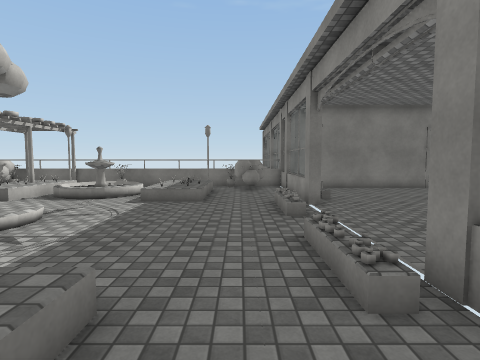
[1] (above)

16 first-person views from a walk through a 3-D level made in the Unity game engine. The camera is 1.5 m above the floor, tilts 4° down and sees 80° across. The floor is counted in squares, 1 m on a side. Each view is taken from the middle of a square. On the plan, view 1 faces up. The plan holds only what a view shows up to about 14 squares ahead; the rest is blank. The place goes on beyond the plan. Door leaves are left out, so doorways stand open. Surface patterns are stand-ins for the level's own textures.

[2]
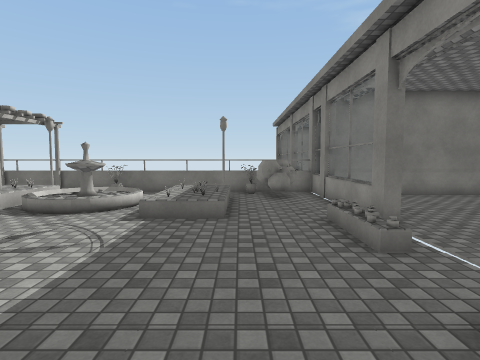

[3]
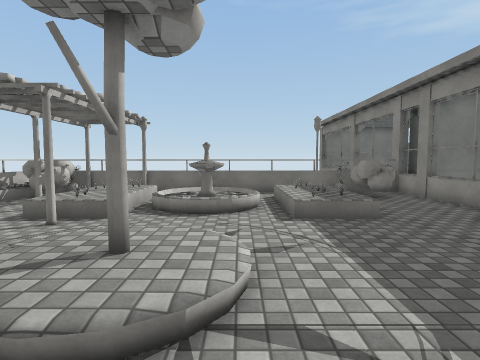

[4]
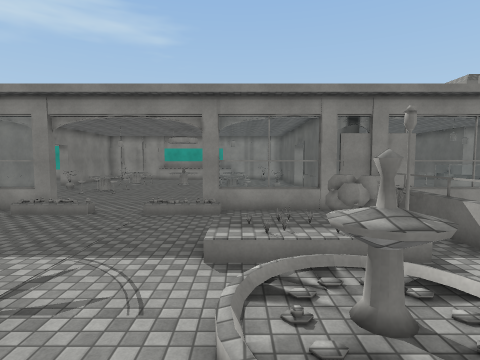

[5]
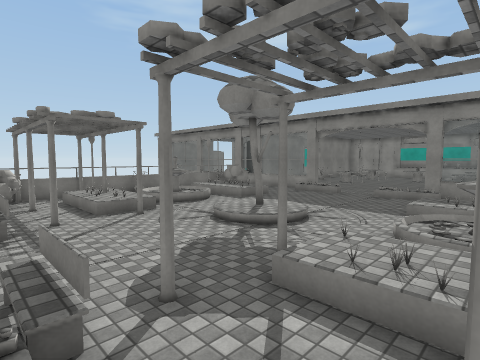

[6]
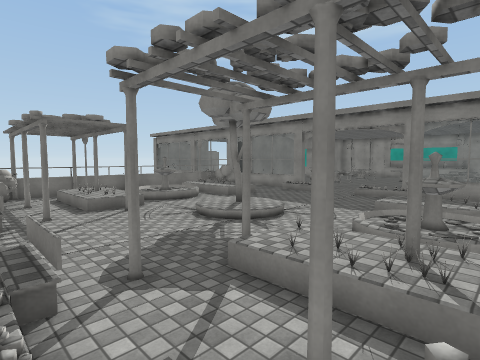

[7]
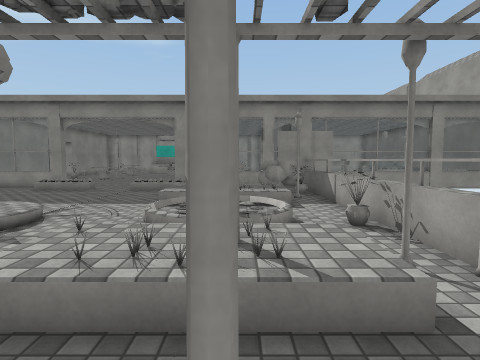

[8]
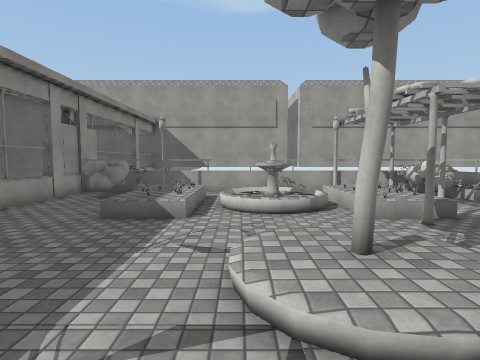

[9]
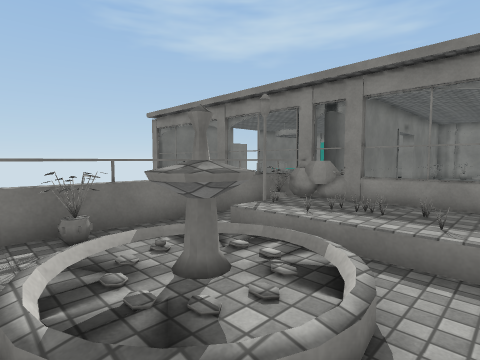

[10]
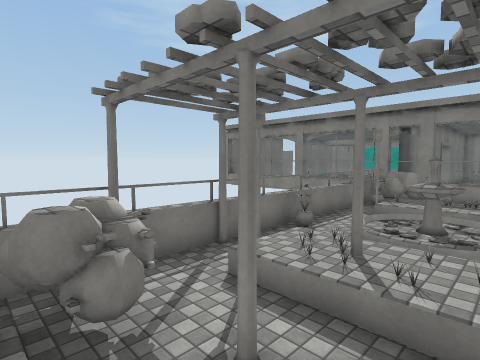

[11]
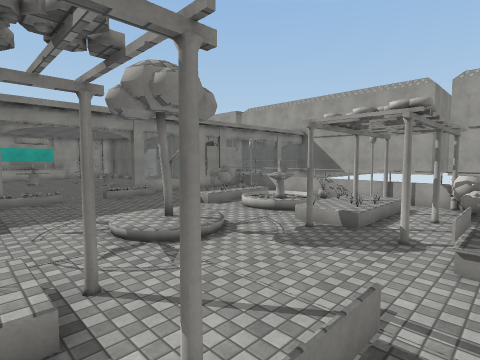

[12]
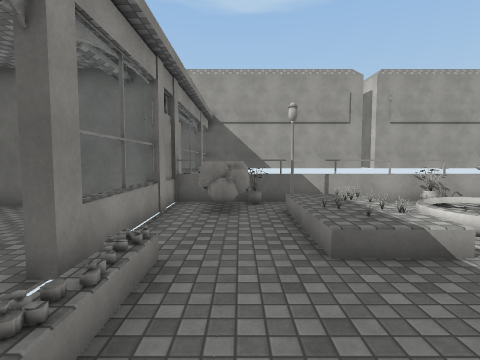

[13]
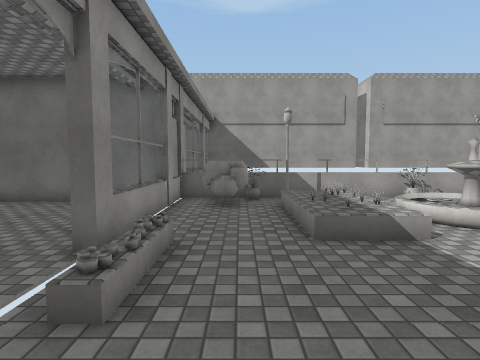

[14]
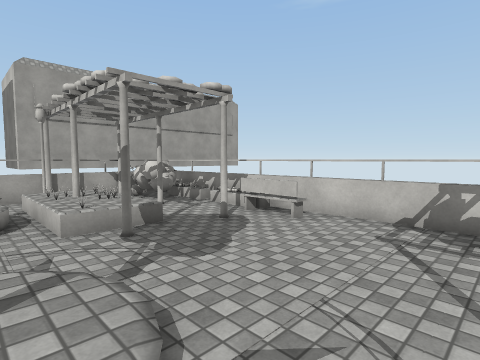

[15]
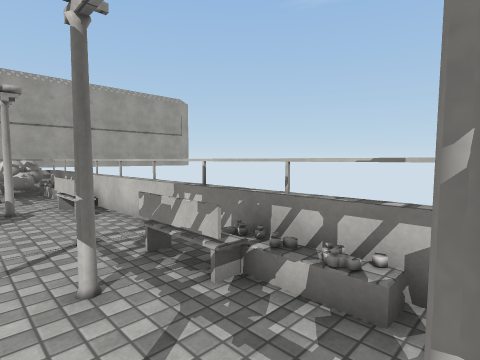

[16]
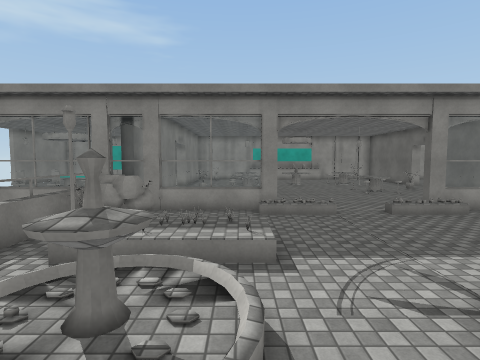

### Floor plan
Key: @ floor where view 1 was taken; # wall or solid block; x gap in a wall; . main floor; : floor 0.25 m higher than the main floor; + floor 0.5 m higher than the main floor; / step, stairs or slope; = window, fence, low wall or low ledge; ^ raised ledge; O other object.
Columns run from 14 left of view 1 to 5 right of it. Each row starts with its distance up from view 1.
 19                 #=
 18                 #=
 17  ## ## ##       #=#
 16 ^#^..^.^^...^^#^.=#
 15 ^##../........==.=##
 14 ^=..+/.OO..++.##.=
 13 /.#.#+/#^O.//....=.
 12 /...///#^O.+/....=.
 11 /.../+.OO..//....=.
 10 ^.#..#...........#.
  9 .=...............=.
  8 ......////.......=.
  7 ....../#:/.......=.
  6 ....../::/.........
  5 ......////.....///.
  4 ...............//=.
  3 ^.#..#.........//#.
  2 /.../+.OO..++....=.
  1 /...///#^O.//....=.
  0 /.#.///#^O./+.@..=
 -1 /=..++.OO../+.##.=
 -2 ^#=...........==.=##
 -3 ^##..^.^^...^^x..##
 -4  ## ## ##    ## ##

Positions as (right, up) in squares from view 1, and headings:
1: (0, 0), facing up
2: (-1, 3), facing up
3: (-5, 3), facing up
4: (-9, 2), facing right
5: (-14, 0), facing up-right
6: (-14, -1), facing up-right
7: (-13, 0), facing right
8: (-5, 10), facing down
9: (-8, 10), facing up-right
10: (-14, 11), facing up-right
11: (-14, 11), facing down-right
12: (0, 7), facing down
13: (0, 8), facing down
14: (-7, 9), facing down-left
15: (-11, 13), facing down-left
16: (-9, 11), facing right
